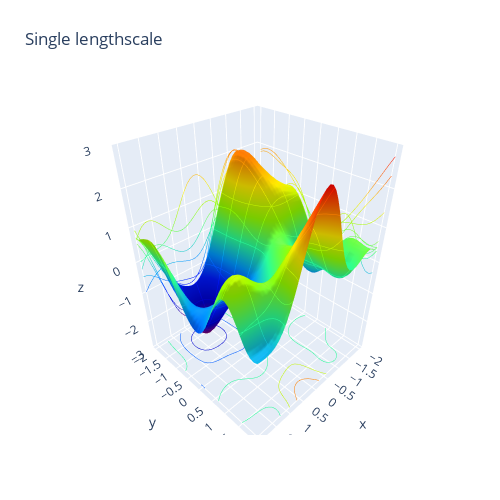
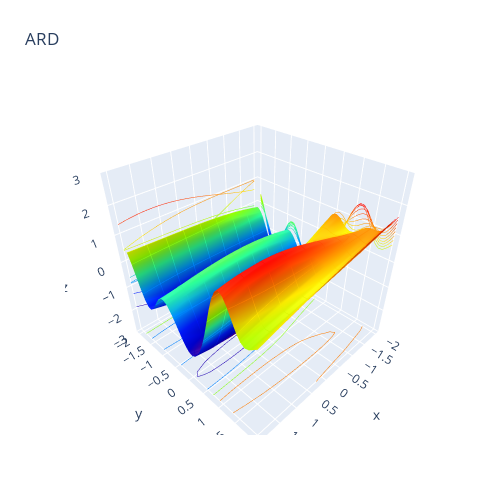
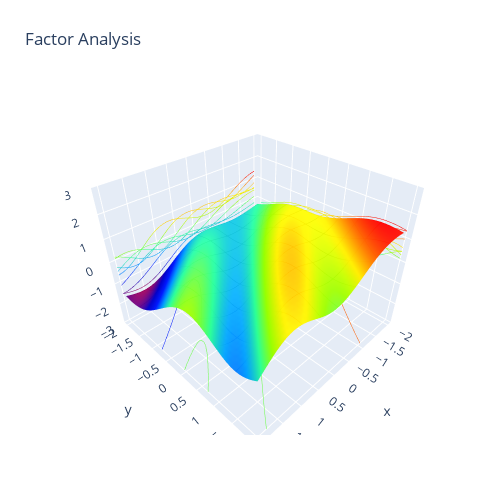

The cell these charts' notebook holds for them, in order:
### Code cell
cs = 'Rainbow'
fig = go.Figure(data=[go.Surface(z=F1, x=X1g, y=X2g,
                                 contours = {"x": {"show": True},
                                             "y": {"show": True}
                                            },
                                 showscale=False,
                                 colorscale=cs
                                )])
fig.update_traces(contours_x=dict(show=True, usecolormap=True,project_x=True))
fig.update_traces(contours_y=dict(show=True, usecolormap=True,project_y=True))
fig.update_traces(contours_z=dict(show=True, usecolormap=True,project_z=True))
fig.update_layout(title='Single lengthscale', autosize=False,
                  width=500, height=500,
                  scene = dict(zaxis=dict(range=[-3,3])),
                  margin=dict(l=65, r=50, b=65, t=90))
fig.show()

fig = go.Figure(data=[go.Surface(z=F2, x=X1g, y=X2g,
                                 contours = {"x": {"show": True},
                                             "y": {"show": True}
                                            },
                                 showscale=False,
                                 colorscale=cs
                                )])
fig.update_traces(contours_x=dict(show=True, usecolormap=True,project_x=True))
fig.update_traces(contours_y=dict(show=True, usecolormap=True,project_y=True))
fig.update_traces(contours_z=dict(show=True, usecolormap=True,project_z=True))
fig.update_layout(title='ARD', autosize=False,
                  width=500, height=500,
                  scene = dict(zaxis=dict(range=[-3,3])),
                  margin=dict(l=65, r=50, b=65, t=90))
fig.show()

fig = go.Figure(data=[go.Surface(z=F3, x=X1g, y=X2g,
                                 contours = {"x": {"show": True},
                                             "y": {"show": True}
                                            },
                                 showscale=False,
                                 colorscale=cs
                                )])
fig.update_traces(contours_x=dict(show=True, usecolormap=True,project_x=True))
fig.update_traces(contours_y=dict(show=True, usecolormap=True,project_y=True))
fig.update_traces(contours_z=dict(show=True, usecolormap=True,project_z=True))
fig.update_layout(title='Factor Analysis', autosize=False,
                  width=500, height=500,
                  scene = dict(zaxis=dict(range=[-3,3])),
                  margin=dict(l=65, r=50, b=65, t=90))
fig.show()

### Figure 1 — Plotly figure (JSON) as saved in the notebook; plotly's stock layout.template omitted (floating-point values rounded to 4 significant figures; data arrays with more than 128 entries replaced by an {"elided": "..."} marker saying what was removed)
{"data": [{"colorscale": [[0, "rgb(150,0,90)"], [0.125, "rgb(0,0,200)"], [0.25, "rgb(0,25,255)"], [0.375, "rgb(0,152,255)"], [0.5, "rgb(44,255,150)"], [0.625, "rgb(151,255,0)"], [0.75, "rgb(255,234,0)"], [0.875, "rgb(255,111,0)"], [1, "rgb(255,0,0)"]], "contours": {"x": {"project": {"x": true}, "show": true, "usecolormap": true}, "y": {"project": {"y": true}, "show": true, "usecolormap": true}, "z": {"project": {"z": true}, "show": true, "usecolormap": true}}, "showscale": false, "type": "surface", "x": {"elided": "40x40 float values"}, "y": {"elided": "40x40 float values"}, "z": {"elided": "40x40 float values"}}], "layout": {"autosize": false, "height": 500, "margin": {"b": 65, "l": 65, "r": 50, "t": 90}, "scene": {"zaxis": {"range": [-3, 3]}}, "title": {"text": "Single lengthscale"}, "width": 500}}

### Figure 2 — Plotly figure (JSON) as saved in the notebook; plotly's stock layout.template omitted (floating-point values rounded to 4 significant figures; data arrays with more than 128 entries replaced by an {"elided": "..."} marker saying what was removed)
{"data": [{"colorscale": [[0, "rgb(150,0,90)"], [0.125, "rgb(0,0,200)"], [0.25, "rgb(0,25,255)"], [0.375, "rgb(0,152,255)"], [0.5, "rgb(44,255,150)"], [0.625, "rgb(151,255,0)"], [0.75, "rgb(255,234,0)"], [0.875, "rgb(255,111,0)"], [1, "rgb(255,0,0)"]], "contours": {"x": {"project": {"x": true}, "show": true, "usecolormap": true}, "y": {"project": {"y": true}, "show": true, "usecolormap": true}, "z": {"project": {"z": true}, "show": true, "usecolormap": true}}, "showscale": false, "type": "surface", "x": {"elided": "40x40 float values"}, "y": {"elided": "40x40 float values"}, "z": {"elided": "40x40 float values"}}], "layout": {"autosize": false, "height": 500, "margin": {"b": 65, "l": 65, "r": 50, "t": 90}, "scene": {"zaxis": {"range": [-3, 3]}}, "title": {"text": "ARD"}, "width": 500}}

### Figure 3 — Plotly figure (JSON) as saved in the notebook; plotly's stock layout.template omitted (floating-point values rounded to 4 significant figures; data arrays with more than 128 entries replaced by an {"elided": "..."} marker saying what was removed)
{"data": [{"colorscale": [[0, "rgb(150,0,90)"], [0.125, "rgb(0,0,200)"], [0.25, "rgb(0,25,255)"], [0.375, "rgb(0,152,255)"], [0.5, "rgb(44,255,150)"], [0.625, "rgb(151,255,0)"], [0.75, "rgb(255,234,0)"], [0.875, "rgb(255,111,0)"], [1, "rgb(255,0,0)"]], "contours": {"x": {"project": {"x": true}, "show": true, "usecolormap": true}, "y": {"project": {"y": true}, "show": true, "usecolormap": true}, "z": {"project": {"z": true}, "show": true, "usecolormap": true}}, "showscale": false, "type": "surface", "x": {"elided": "40x40 float values"}, "y": {"elided": "40x40 float values"}, "z": {"elided": "40x40 float values"}}], "layout": {"autosize": false, "height": 500, "margin": {"b": 65, "l": 65, "r": 50, "t": 90}, "scene": {"zaxis": {"range": [-3, 3]}}, "title": {"text": "Factor Analysis"}, "width": 500}}
